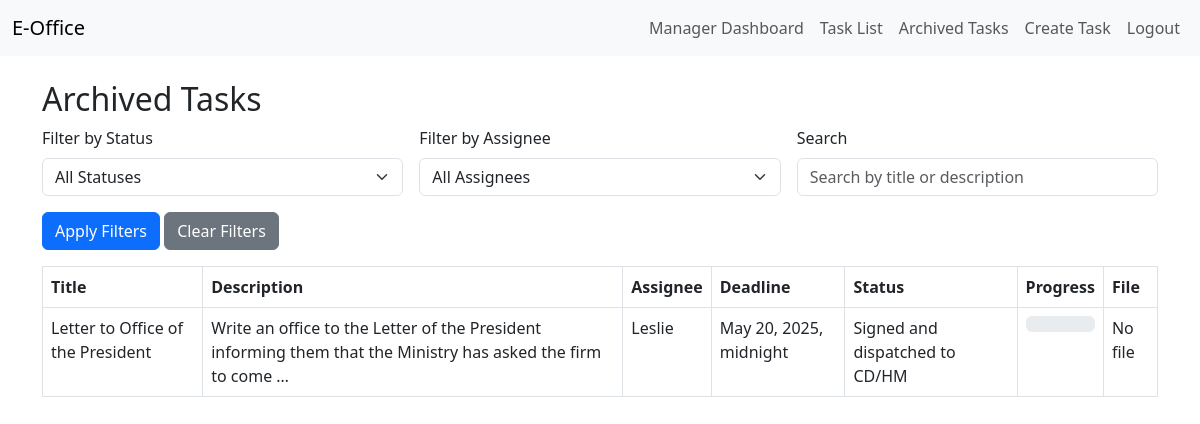
The page /tasks/archived/dashboard/ (signed in) on the database its author committed.
### tasks/models.py (models this page shows, shortened)
class Task(models.Model):
    STATUS_CHOICES = [
        ('dispatched-officer', 'Dispatched to officer'),
        ('draft', 'Draft'),
        ('finalized-draft', 'Finalized draft'),
        ('signed-dispatched', 'Signed and dispatched to CD/HM'),
    ]
    title = models.CharField(max_length=200)
    description = models.TextField(blank=True)
    status = models.CharField(max_length=50, choices=STATUS_CHOICES, default='dispatched-officer')
    deadline = models.DateTimeField(null=True, blank=True)
    assignee = models.ForeignKey(User, on_delete=models.CASCADE, related_name='tasks')
    created_by = models.ForeignKey(User, on_delete=models.CASCADE, related_name='created_tasks')
    is_archived = models.BooleanField(default=False)
    created_at = models.DateTimeField(auto_now_add=True)
    updated_at = models.DateTimeField(auto_now=True)
    file = models.FileField(upload_to='task_files/', null=True, blank=True)
    def get_progress(self):
        progress_map = {
            'dispatched-officer': 25,
            'draft': 50,
            'finalized-draft': 75,
            'signed-dispatched': 100,
        }
        return progress_map.get(self.status, 0)

### tasks/views.py (the view)
# urls.py: path('archived/dashboard/', views.ArchivedDashboardView.as_view(), name='archived_dashboard'),
class ArchivedDashboardView(LoginRequiredMixin, ListView):
    model = Task
    template_name = 'tasks/archived_dashboard.html'
    context_object_name = 'tasks'
    def get_queryset(self):
        user = self.request.user
        queryset = Task.objects.filter(is_archived=True)
        if not (user.is_superuser or (hasattr(user, 'profile') and user.profile.is_manager)):
            queryset = queryset.filter(assignee=user)
        status = self.request.GET.get('status')
        assignee = self.request.GET.get('assignee')
        search = self.request.GET.get('search')
        if status:
            queryset = queryset.filter(status=status)
        if assignee and (user.is_superuser or (hasattr(user, 'profile') and user.profile.is_manager)):
            queryset = queryset.filter(assignee__username=assignee)
        if search:
            queryset = queryset.filter(Q(title__icontains=search) | Q(description__icontains=search))
        return queryset
    def get_context_data(self, **kwargs):
        context = super().get_context_data(**kwargs)
        context['status_choices'] = Task.STATUS_CHOICES
        context['assignees'] = User.objects.all() if (self.request.user.is_superuser or (hasattr(self.request.user, 'profile') and self.request.user.profile.is_manager)) else []
        return context

### tasks/templates/tasks/archived_dashboard.html (shortened to what this page needs)
{% extends 'tasks/base.html' %}
{% block content %}
<h2>Archived Tasks</h2>
<div class="mb-3">
    <form method="get" class="row g-3">
        <div class="col-md-4">
            <label for="status" class="form-label">Filter by Status</label>
            <select name="status" id="status" class="form-select">
                <option value="">All Statuses</option>
            </select>
        </div>
        {% if assignees %}
            <div class="col-md-4">
                <label for="assignee" class="form-label">Filter by Assignee</label>
                <select name="assignee" id="assignee" class="form-select">
                    <option value="">All Assignees</option>
                </select>
            </div>
        {% endif %}
        <div class="col-md-4">
            <label for="search" class="form-label">Search</label>
            <input type="text" name="search" id="search" class="form-control" value="{{ request.GET.search|default:'' }}" placeholder="Search by title or description">
        </div>
        <div class="col-12">
            <button type="submit" class="btn btn-primary">Apply Filters</button>
            <a href="{% url 'archived_dashboard' %}" class="btn btn-secondary">Clear Filters</a>
        </div>
    </form>
</div>
{% if tasks %}
    <table class="table table-bordered">
        <thead>
            <tr>
                <th>Title</th>
                <th>Description</th>
                <th>Assignee</th>
                <th>Deadline</th>
                <th>Status</th>
                <th>Progress</th>
                <th>File</th>
            </tr>
        </thead>
        <tbody>
            {% for task in tasks %}
                <tr>
                    <td>{{ task.title }}</td>
                    <td>{{ task.description|truncatewords:20 }}</td>
                    <td>{{ task.assignee.username }}</td>
                    <td>{{ task.deadline }}</td>
                    <td>{{ task.status }}</td>
                    <td>
                        <div class="progress">
                        </div>
                    </td>
                    <td>
                        {% if task.file %}
                            <a href="{{ task.file.url }}" target="_blank">View File</a>
                        {% else %}
                            No file
                        {% endif %}
                    </td>
                </tr>
            {% endfor %}
        </tbody>
    </table>
{% else %}
    <p>No archived tasks available.</p>
{% endif %}
{% endblock %}

### rows shown on the page
Task: title "Letter to Office of the President", description "Write an office to the Letter of the President informing them that the Ministry has asked the firm to come …", assignee.username "Leslie", deadline "May 20, 2025, midnight", status "Signed and dispatched to CD/HM", file "No file"
